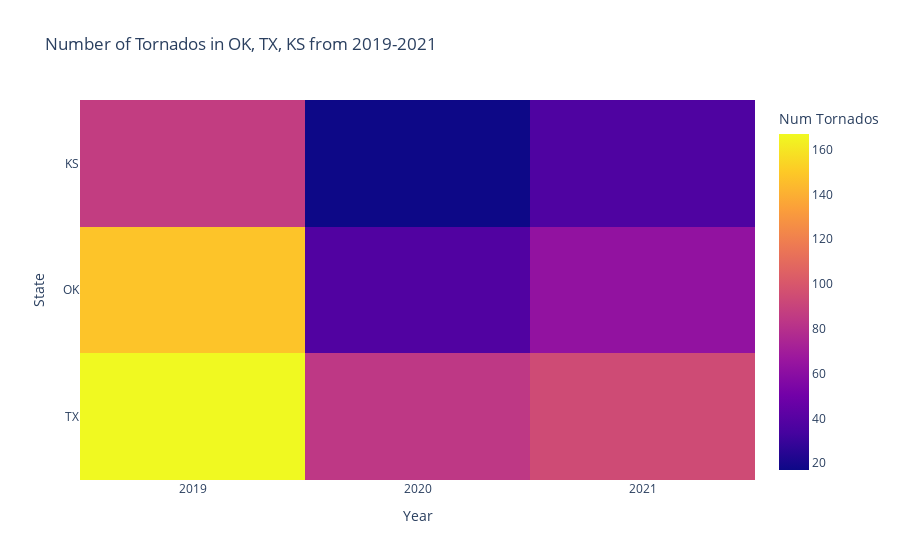

Notebook code for this chart:
### Markdown cell above
<b>Heatmap<b>

### Code cell
#below subsets the data to have only TX OK and KS num of tornados from 2019-2021
oktxks = tornadoData[tornadoData['st'].isin(['TX','KS','OK'])]
oktxks = oktxks[oktxks['yr'].isin([2019,2020,2021])]
oktxks = oktxks.groupby(['st','yr']).size()
oktxks = oktxks.to_frame(name = 'size').reset_index()

# below pivots the df to have size as our values
oktxksPiv = oktxks.reset_index().groupby(['st', 'yr'])['size'].aggregate('first').unstack()


fig5 = px.imshow(oktxksPiv, labels=dict(x="Year", y="State", color="Num Tornados"),
                 x=['2019', '2020', '2021'], 
                 title='Number of Tornados in OK, TX, KS from 2019-2021', aspect='auto')

fig5.show()

### Figure 1 — Plotly figure (JSON) as saved in the notebook; plotly's stock layout.template omitted (floating-point values rounded to 4 significant figures)
{"data": [{"coloraxis": "coloraxis", "hovertemplate": "Year: %{x}<br>State: %{y}<br>Num Tornados: %{z}<extra></extra>", "name": "0", "type": "heatmap", "x": ["2019", "2020", "2021"], "xaxis": "x", "y": ["KS", "OK", "TX"], "yaxis": "y", "z": [[87, 17, 37], [148, 38, 63], [167, 84, 94]]}], "layout": {"autosize": true, "coloraxis": {"colorbar": {"title": {"text": "Num Tornados"}}, "colorscale": [[0, "#0d0887"], [0.1111, "#46039f"], [0.2222, "#7201a8"], [0.3333, "#9c179e"], [0.4444, "#bd3786"], [0.5556, "#d8576b"], [0.6667, "#ed7953"], [0.7778, "#fb9f3a"], [0.8889, "#fdca26"], [1, "#f0f921"]]}, "title": {"text": "Number of Tornados in OK, TX, KS from 2019-2021"}, "xaxis": {"anchor": "y", "autorange": true, "domain": [0, 1], "range": [-0.5, 2.5], "title": {"text": "Year"}, "type": "category"}, "yaxis": {"anchor": "x", "autorange": true, "domain": [0, 1], "range": [2.5, -0.5], "title": {"text": "State"}, "type": "category"}}}
